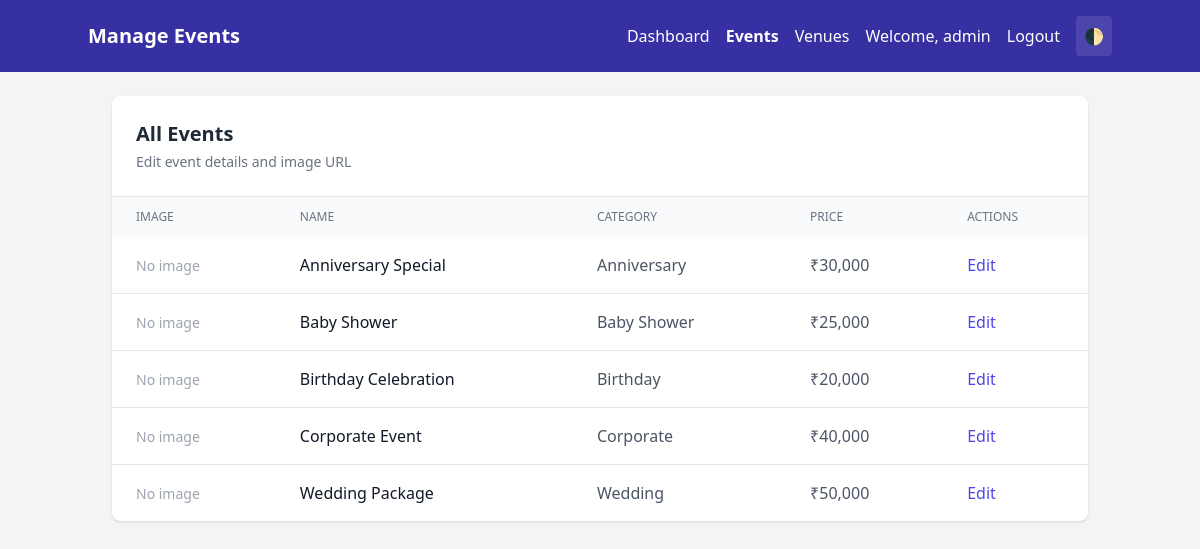
/admin/events (signed in), run on the app's committed database.
### tables this page shows
CREATE TABLE events(
        id INTEGER PRIMARY KEY AUTOINCREMENT,
        name TEXT NOT NULL,
        description TEXT,
        price DECIMAL(10,2) NOT NULL,
        category TEXT NOT NULL,
        created_at TIMESTAMP DEFAULT CURRENT_TIMESTAMP
    , image_url TEXT);

### app.py (the view)
@app.route("/admin/events", methods=["GET"])
def admin_events_list():
    if "admin" not in session:
        flash("Admin access required", "error")
        return redirect("/admin")
    conn = None
    try:
        conn = get_db()
        events_list = conn.execute("SELECT * FROM events ORDER BY category, name").fetchall()
        return render_template("admin_events.html", events=events_list)
    finally:
        close_db_connection(conn)

### app.py (called while the page is built)
def get_db():
    conn = sqlite3.connect(Config.DATABASE, timeout=20.0)
    conn.row_factory = sqlite3.Row
    conn.execute('PRAGMA journal_mode=WAL;')
    return conn

def close_db_connection(conn):
    if conn:
        try:
            conn.close()
        except:
            pass

### templates/admin_events.html (shortened to what this page needs)
<!DOCTYPE html>
<html lang="en">
<head>
    <script src="https://cdn.tailwindcss.com"></script>
</head>
<body class="bg-gray-100 dark:bg-gray-900 min-h-screen transition-colors">
<nav class="bg-indigo-800 dark:bg-indigo-900 text-white p-4">
    <div class="container mx-auto flex justify-between items-center">
        <h1 class="text-xl font-bold">Manage Events</h1>
        <div class="space-x-4 flex items-center">
            <a href="/admin_dashboard" class="hover:underline">Dashboard</a>
            <a href="/admin/events" class="hover:underline font-semibold">Events</a>
            <a href="/admin/venues" class="hover:underline">Venues</a>
            <span>Welcome, {{ session.username }}</span>
            <a href="/logout" class="hover:underline">Logout</a>
            <button type="button" onclick="toggleDark()" class="p-2 rounded bg-white/10 hover:bg-white/20" title="Toggle dark mode">🌓</button>
        </div>
    </div>
</nav>
<div class="container mx-auto p-6">
    <div class="bg-white dark:bg-gray-800 rounded-lg shadow overflow-hidden mb-8">
        <div class="p-6 border-b dark:border-gray-700">
            <h3 class="text-xl font-semibold text-gray-800 dark:text-gray-100">All Events</h3>
            <p class="text-sm text-gray-500 dark:text-gray-400 mt-1">Edit event details and image URL</p>
        </div>
        <div class="overflow-x-auto">
            <table class="w-full">
                <thead class="bg-gray-50 dark:bg-gray-700">
                    <tr>
                        <th class="px-6 py-3 text-left text-xs font-medium text-gray-500 dark:text-gray-300 uppercase">Image</th>
                        <th class="px-6 py-3 text-left text-xs font-medium text-gray-500 dark:text-gray-300 uppercase">Name</th>
                        <th class="px-6 py-3 text-left text-xs font-medium text-gray-500 dark:text-gray-300 uppercase">Category</th>
                        <th class="px-6 py-3 text-left text-xs font-medium text-gray-500 dark:text-gray-300 uppercase">Price</th>
                        <th class="px-6 py-3 text-left text-xs font-medium text-gray-500 dark:text-gray-300 uppercase">Actions</th>
                    </tr>
                </thead>
                <tbody class="divide-y divide-gray-200 dark:divide-gray-600">
                    {% for event in events %}
                    <tr class="dark:bg-gray-800">
                        <td class="px-6 py-4">
                            {% if event.image_url %}
                            <img src="{{ event.image_url }}" alt="{{ event.name }}" class="w-16 h-16 object-cover rounded-lg">
                            {% else %}
                            <span class="text-gray-400 dark:text-gray-500 text-sm">No image</span>
                            {% endif %}
                        </td>
                        <td class="px-6 py-4 font-medium text-gray-900 dark:text-gray-100">{{ event.name }}</td>
                        <td class="px-6 py-4 text-gray-600 dark:text-gray-300">{{ event.category }}</td>
                        <td class="px-6 py-4 text-gray-600 dark:text-gray-300">₹{{ "{:,.0f}".format(event.price) }}</td>
                        <td class="px-6 py-4">
                            <a href="/admin/events/{{ event.id }}/edit" class="text-indigo-600 dark:text-indigo-400 hover:underline">Edit</a>
                        </td>
                    </tr>
                    {% endfor %}
                </tbody>
            </table>
        </div>
    </div>
</div>
</body>
</html>

### data on the page
events: name "Anniversary Special", category "Anniversary", price "30,000"
events: name "Baby Shower", category "Baby Shower", price "25,000"
events: name "Birthday Celebration", category "Birthday", price "20,000"
events: name "Corporate Event", category "Corporate", price "40,000"
events: name "Wedding Package", category "Wedding", price "50,000"

### other printed values
{{ session.username }} "admin"
